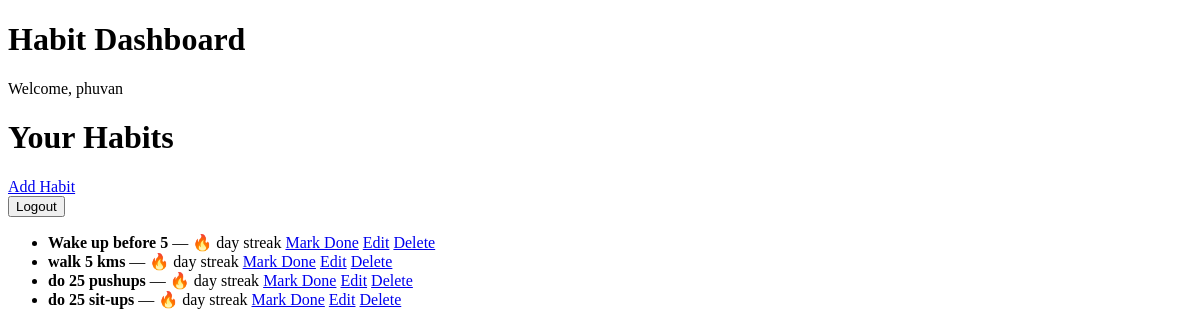
The page / (signed in) on the database as committed earlier.
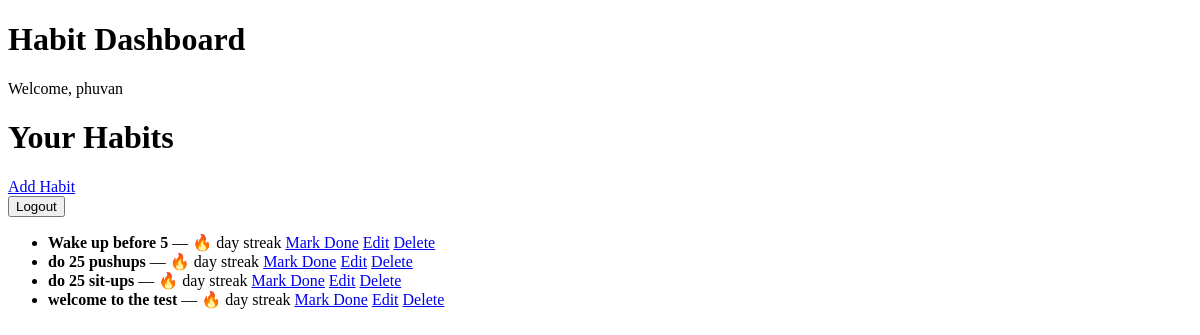
The same page on the database as committed later.
### habits/models.py (models this page shows, shortened)
class Habit(models.Model):
    PRIORITY_CHOICES = [
        ('low', 'Low'),
        ('medium', 'Medium'),
        ('high', 'High'),
    ]
    user = models.ForeignKey(
        User,
        on_delete=models.CASCADE,
        related_name='habits'
    )
    name = models.CharField(max_length=100)
    priority = models.CharField(
        max_length=10,
        choices=PRIORITY_CHOICES
    )
    weight = models.PositiveIntegerField(help_text="1 (low impact) to 5 (high impact)")
    is_active = models.BooleanField(default=True)
    created_at = models.DateTimeField(auto_now_add=True)

### habits/views.py (the view)
# urls.py: path('', views.dashboard, name='dashboard'),
@login_required
def dashboard(request):
    habits = Habit.objects.filter(user=request.user)
    today = timezone.now().date()
    completed_habits = HabitCompletion.objects.filter(
        habit__in=habits,
        date=today
    ).values_list('habit_id', flat=True)
    return render(request, 'habits/dashboard.html', {
        'habits': habits,
        'completed_habits': completed_habits,
    })

### habits/templates/habits/dashboard.html (shortened to what this page needs)
<!DOCTYPE html>
<html>
<body>
<h1>Habit Dashboard</h1>
<p>Welcome, {{ request.user.username }}</p>
<h1>Your Habits</h1>
<a href="{% url 'habit_create' %}"> Add Habit</a>
<form method="post" action="{% url 'logout' %}">
    <button type="submit">Logout</button>
</form>
<ul>
{% for habit in habits %}
    <li>
        <strong>{{ habit.name }}</strong>
        — 🔥 {{ habit.current_streak }} day streak
        {% if habit.id in completed_habits %}
            ✅ Done
        {% else %}
            <a href="{% url 'habit_complete' habit.id %}">Mark Done</a>
        {% endif %}
        <a href="{% url 'habit_update' habit.id %}">Edit</a>
        <a href="{% url 'habit_delete' habit.id %}">Delete</a>
    </li>
{% empty %}
    <li>No habits yet.</li>
{% endfor %}
</ul>
</body>
</html>

Rows that differ between the two databases and show on the page:
removed Habit: name "walk 5 kms", shows "Mark Done"
added Habit: name "welcome to the test", shows "Mark Done"
